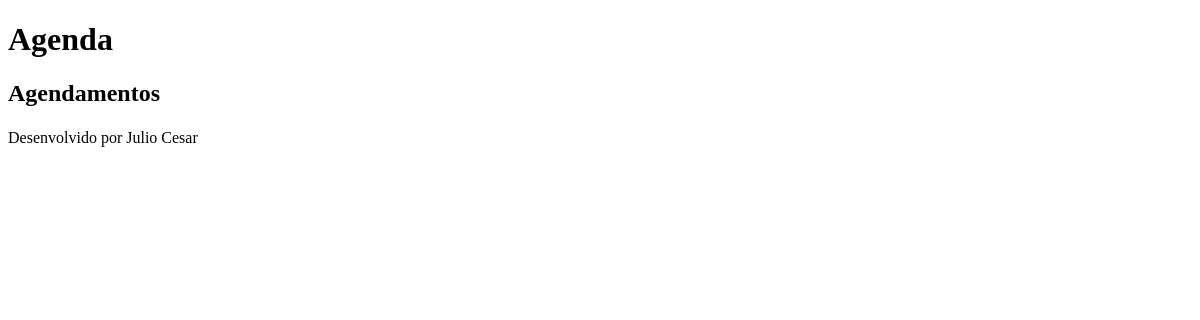
/agenda/, run on an earlier commit of the app's database.
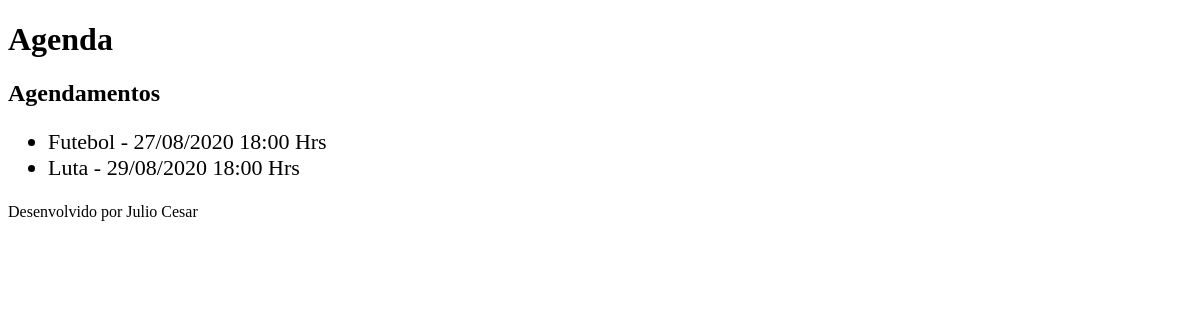
And on a later commit of the database.
### core/models.py (models this page shows, shortened)
class Evento(models.Model):
    titulo = models.CharField(max_length=100)
    descricao = models.TextField(blank=True, null=True)
    data_evento = models.DateTimeField()
    data_criacao = models.DateTimeField(auto_now=True)
    usuario = models.ForeignKey(User, on_delete=models.CASCADE)
    class Meta:
      db_table = 'evento'
    def get_data_evento(self):
        return  self.data_evento.strftime('%d/%m/%Y %H:%M Hrs')

### core/views.py (the view)
# urls.py: path('agenda/', views.lista_eventos),
def lista_eventos(request):
     usuario = request.user
     evento = Evento.objects.all()
     dados = {'eventos':evento}
     return render(request, 'agenda.html', dados)

### templates/agenda.html
{% extends "model-page.html" %}
{% block content %}
     <h2>Agendamentos</h2>
     <ul style="font-size: 22px">
         {% for evento in eventos %}
            <li>{{ evento.titulo }} - {{ evento.get_data_evento }}</li>
         {% endfor %}
     </ul>
{% endblock %}

### templates/model-page.html
<!DOCTYPE html>
<html lang="en">
<head>
    {% include "model-header.html" %}
</head>
<body>
    {% block content %} {% endblock %}
    {% include "model-footer.html" %}
</body>
</html>

### templates/model-header.html (shortened to what this page needs)
  <h1>Agenda</h1>

### templates/model-footer.html
<p>Desenvolvido por Julio Cesar</p>

What changed in the data, as far as the page shows it:
added Evento: titulo "Futebol", get_data_evento "27/08/2020 18:00 Hrs"
added Evento: titulo "Luta", get_data_evento "29/08/2020 18:00 Hrs"
